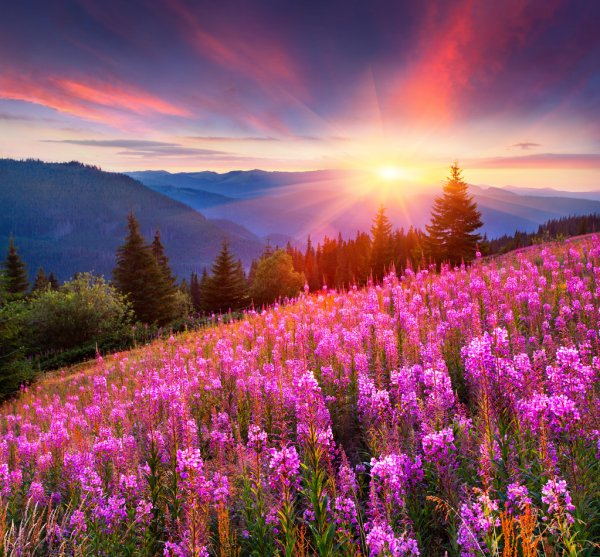
#> input picture computer vision/image transformations/noise elimination/data/img_1.png, 600 x 557 px
$ python 'edge detection.py'
#> lines starting #> are read from the running program, lines starting #| are printed output that depends on the picture
import cv2
import numpy as np
from PIL import Image

img = cv2.imread('data/img_1.png')
#> img is the input picture: shape (557, 600, 3); mean B, G, R 103.6, 83.3, 139.5
img_gray = cv2.cvtColor(img, cv2.COLOR_RGB2GRAY)
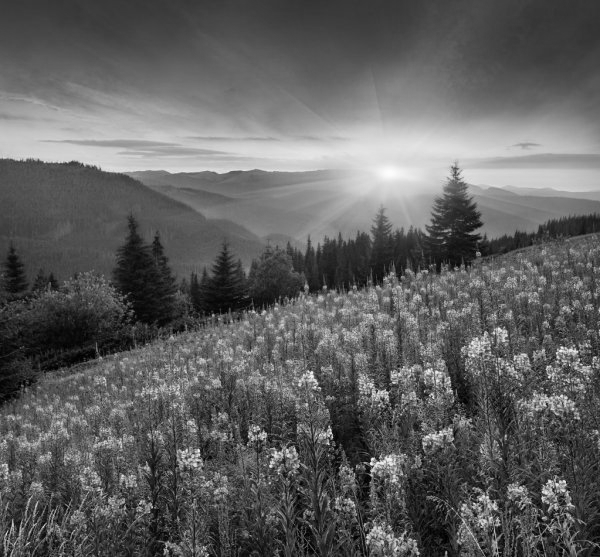
#> img_gray: shape (557, 600); min 0, max 253, mean 95.8

kernel = np.array([
  [-1, -1, -1],
  [-1, 8, -1],
  [-1, -1, -1]
])

kernel1 = np.array([
  [0, -1],
  [1, 0],
])

kernel2_vert = np.array([
  [-1, -1, -1],
  [0, 0, 0],
  [1, 1, 1]
])

kernel2_hor = np.array([
  [-1, 0, 1],
  [-1, 0, 1],
  [-1, 0, 1]
])

kernel3_hor = np.array([
  [-1, 0, 1],
  [-2, 0, 2],
  [-1, 0, 1]
])

img1 = cv2.filter2D(img_gray, -1, kernel3_hor)
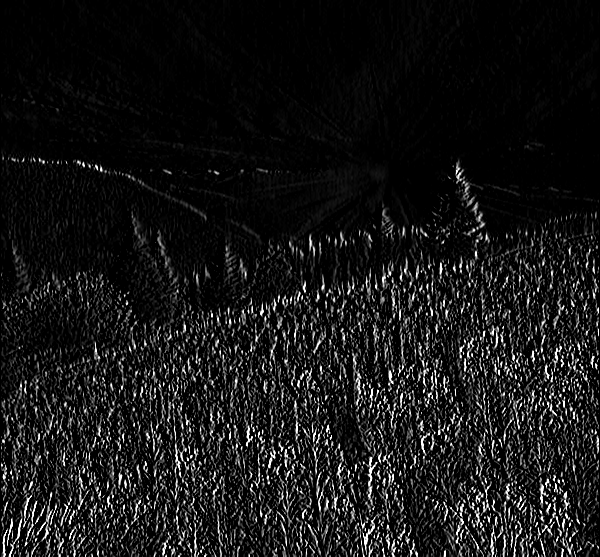
#> img1: shape (557, 600); min 0, max 255, mean 22.7

cv2.imshow('src', img)
cv2.imshow('with filter', img1)

cv2.waitKey(0)

$ run again, with computer vision/image transformations/noise elimination/data/img_2.jpg saved as computer vision/image transformations/noise elimination/data/img_1.png
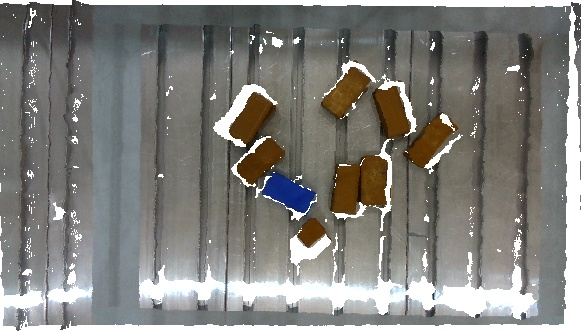
#> input picture computer vision/image transformations/noise elimination/data/img_2.jpg, 581 x 331 px
#> img is the input picture: shape (331, 581, 3); mean B, G, R 124.1, 128.3, 129
#> `img_gray = cv2.cvtColor(img, cv2.COLOR_RGB2GRAY)`:
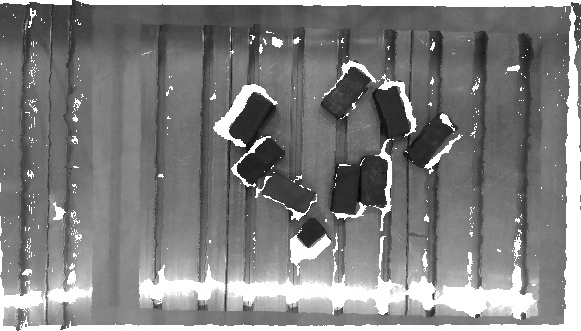
#> img_gray: shape (331, 581); min 3, max 255, mean 127.1
#> `img1 = cv2.filter2D(img_gray, -1, kernel3_hor)`:
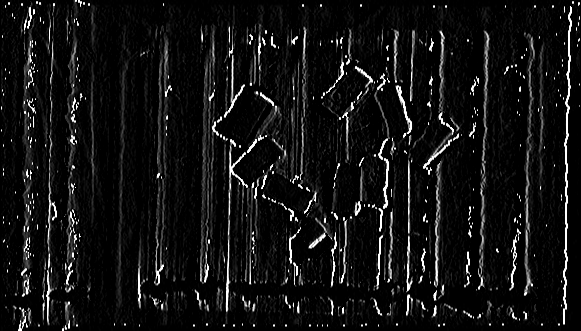
#> img1: shape (331, 581); min 0, max 255, mean 18.6
